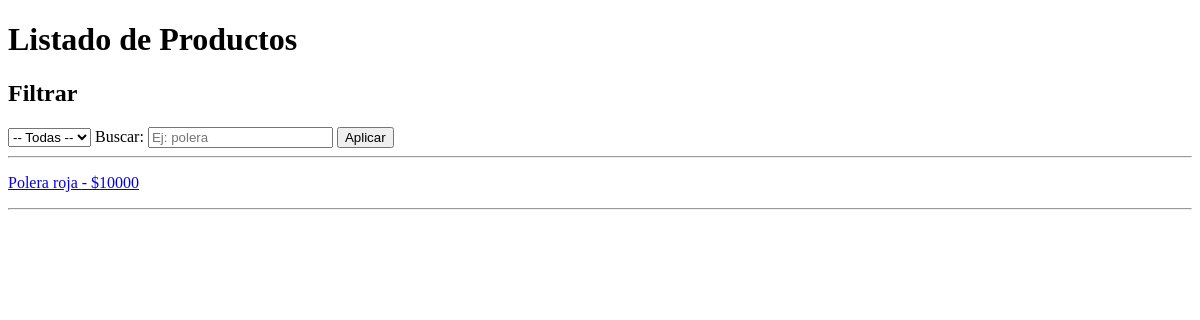
Before: /productos/ with the older database file.
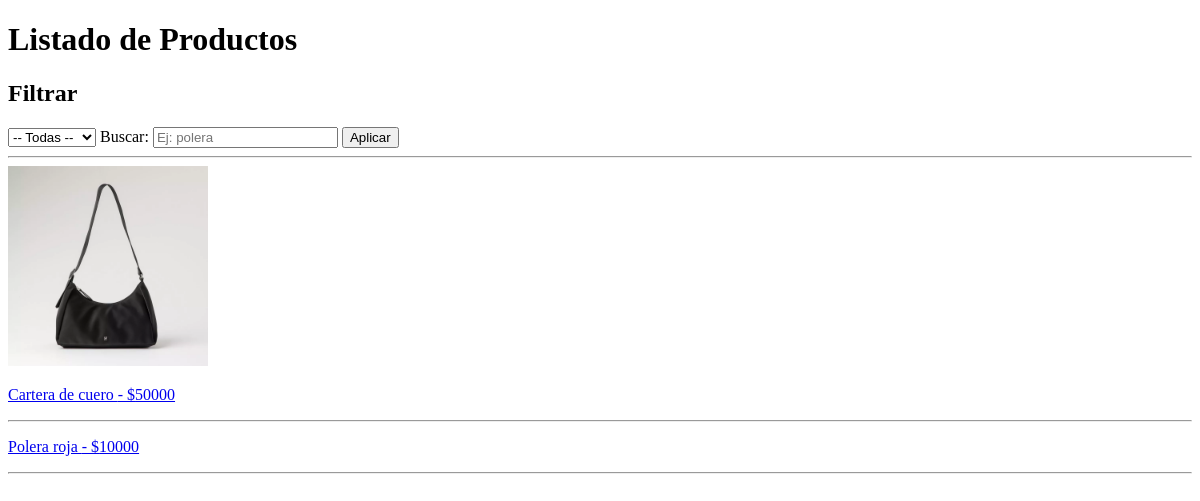
After: the same page with the newer database file.
### appTienda/models.py (models this page shows, shortened)
class Producto(models.Model):
    nombre = models.CharField(max_length=120)
    descripcion = models.TextField()
    categoria = models.ForeignKey(Categoria, on_delete=models.CASCADE)
    precio_base = models.PositiveIntegerField()
    destacado = models.BooleanField(default=False)
    class Meta:
        ordering = ['nombre']
    imagen1 = models.ImageField(upload_to='productos/', null=True, blank=True)
    imagen2 = models.ImageField(upload_to='productos/', null=True, blank=True)
    imagen3 = models.ImageField(upload_to='productos/', null=True, blank=True)

### appTienda/views.py (the view)
# urls.py: path('productos/', views.productos, name='productos'),
def productos(request):
    productos_qs = Producto.objects.all()
    categorias_qs = Categoria.objects.all()
    categoria_id = request.GET.get("categoria")
    q = request.GET.get("q")
    solo_destacados = request.GET.get("solo_destacados")
    if categoria_id:
        productos_qs = productos_qs.filter(categoria_id=categoria_id)
    if q:
        productos_qs = productos_qs.filter(nombre__icontains=q)
    if solo_destacados == "1":
        productos_qs = productos_qs.filter(destacado=True)
    return render(request, "productos.html", {
        "productos": productos_qs,
        "categorias": categorias_qs,
        "categoria_id": categoria_id or "",
        "q": q or "",
        "solo_destacados": solo_destacados or "",
    })

### appTienda/templates/productos.html (shortened to what this page needs)
<!DOCTYPE html>
<html>
    <head>
    </head>
    <body>
        <h1>Listado de Productos</h1>
        <h2>Filtrar</h2>
        <form method="GET">
            <select name="categoria">
                <option value="">-- Todas --</option>
            </select>
            <label>Buscar:</label>
            <input type="text" name="q" value="{{ q }}" placeholder="Ej: polera">
            <button type="submit">Aplicar</button>
        </form>
        <hr>
        {% for p in productos %}
            {% if p.imagen1 %}
                <img src="{{ p.imagen1.url }}" width="200">
            {% endif %}
            <p>
                <a href="{% url 'producto_detalle' p.id %}">
                    {{ p.nombre }} - ${{ p.precio_base }}
                </a>
            </p>
            <hr>
        {% empty %}
            <p>No hay productos para mostrar.</p>
        {% endfor %}
    </body>
</html>

Changed rows visible on the page:
added Producto: imagen1 (picture), nombre "Cartera de cuero", precio_base "50000"
